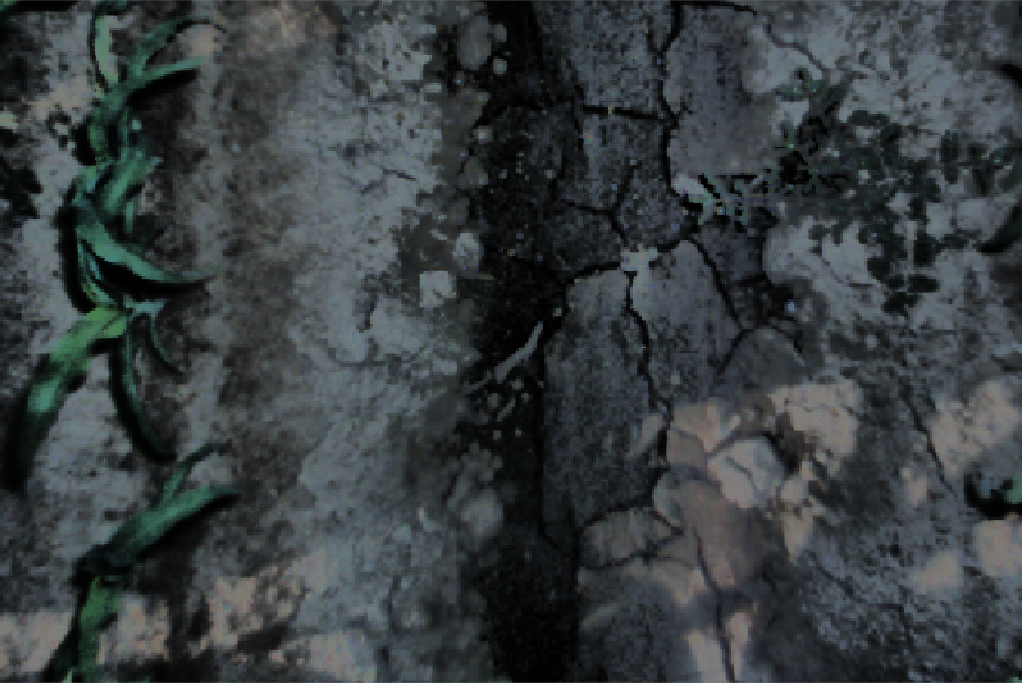
%> input picture EE100/project/Images/20141125T061716.838366.png, 1022 x 683 px; its folder holds only this picture in this run
$ octave Task2.m   (GNU Octave 9; MATLAB toolbox functions it lacks are replaced by stand-ins)
%> lines starting %> are read from the running program, lines starting %| are printed output that depends on the picture; in (x1, y1, x2, y2) boxes, pixels count from 0 and x2, y2 are one past the last pixel; in counts of white or black regions, pixels touching at a corner belong together; the program's own positions count from 1
clear; close all; clc % clear workspace at the beginning

dataPath = 'Images/'; % a string for the path to folder where image are placed

imagesList = dir([dataPath '*.png']); % Get a list of all PNG files in the path

imgNo = 1;    % Let0s process first image in the directory, as an example

im_raw = imread([dataPath imagesList(imgNo).name]); % Load first file as MATLAB array
%> im_raw is the input picture: size 683x1022x3 uint8; mean R, G, B 55.9, 62, 64.1

im_process = im2double(im_raw); % A rescaling function from Image Processing toolbox

% We can process other files in a similar way

noImg = length(imagesList); % Number of files in folder

row = 683 ;
column = 1022 ;
binary_img = ones(row, column) ;

for indx = 1:noImg

    im_raw = imread([dataPath imagesList(indx).name]);

    % Task 1.1
    raw_HSV = rgb2hsv(im_raw);
%> raw_HSV: size 683x1022x3 double; mean H, S, V 0.512, 0.152, 0.256

    raw_HSV(:,:,3) = histeq(raw_HSV(:,:,3));
%> raw_HSV: size 683x1022x3 double; mean H, S, V 0.512, 0.152, 0.496

    raw_histed_RGB = hsv2rgb(raw_HSV);
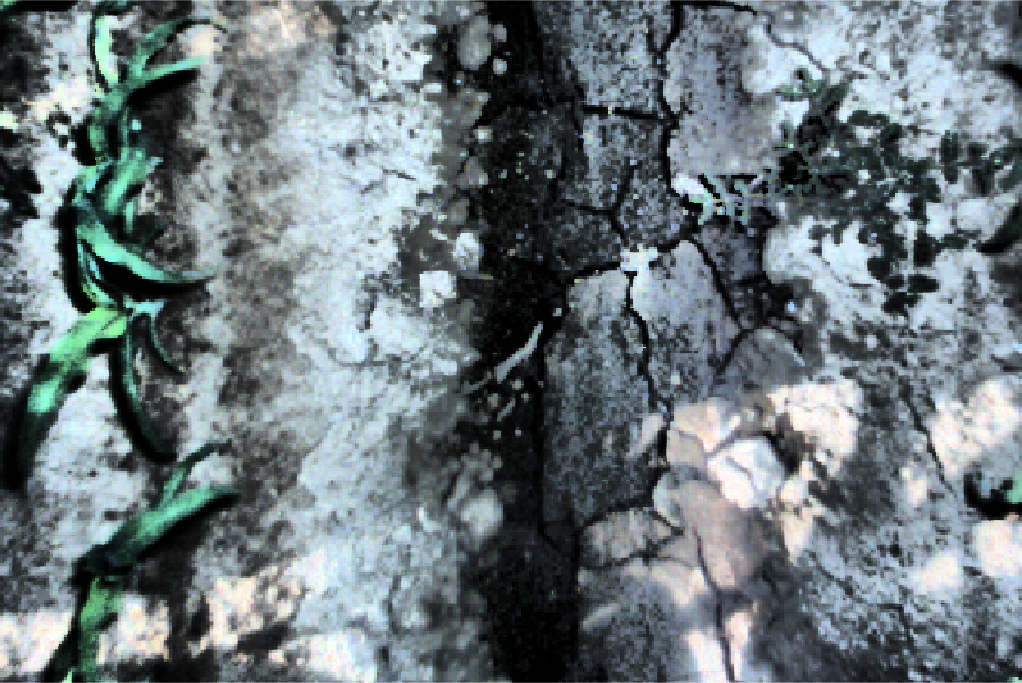
%> raw_histed_RGB: size 683x1022x3 double; mean R, G, B 0.426, 0.472, 0.488

    im_processed = im2double(raw_histed_RGB);

    im_processed2 = flipud(im_processed);

    % Subplots
    title(sprintf('Original Image %i',indx)); axis image

    subplot(1,2,1); imagesc(im_processed2);

    title('Result'); axis image

    % Task 2.1
    R = im_processed2(:,:,1);
    G = im_processed2(:,:,2);
    B = im_processed2(:,:,3);
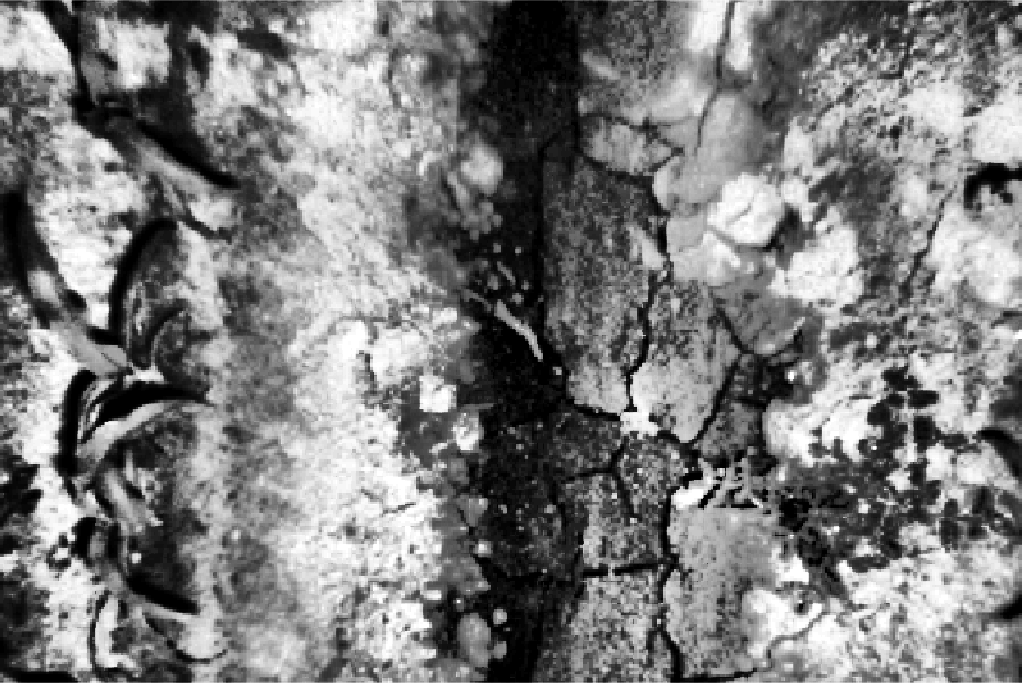
%> B: size 683x1022 double; min 0, max 1, mean 0.488

    NDI = (G-R)./(G+R) ;
    ExG = (2.*G) - R - B;
    ExR = (1.4*R) - G;
    ExB = (1.4*B) - G;
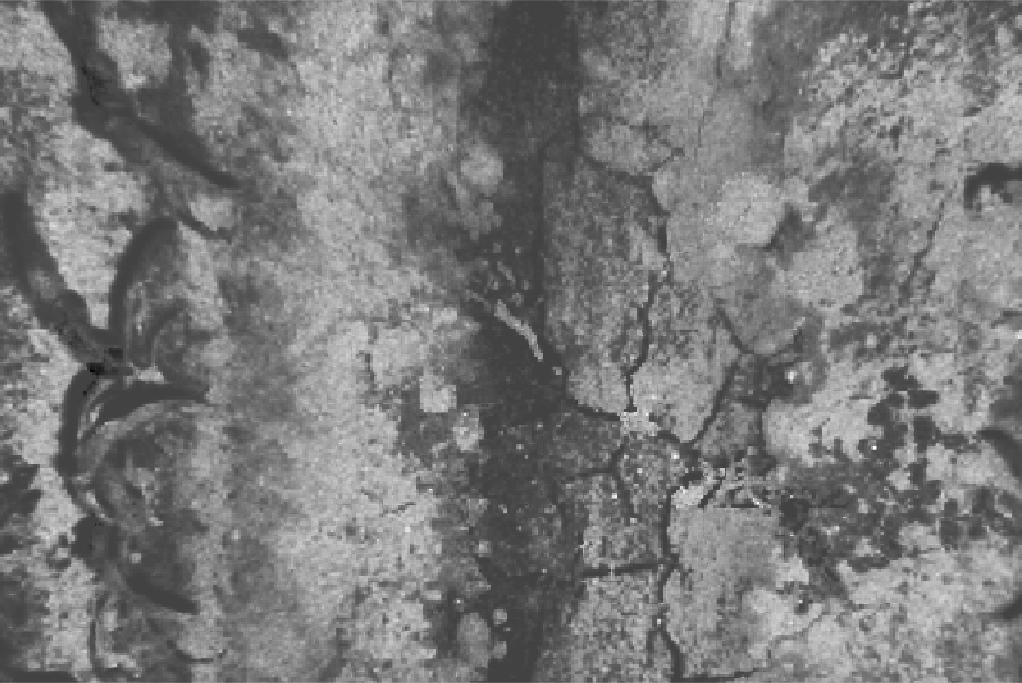
%> ExB: size 683x1022 double; min -0.25, max 0.712, mean 0.211; drawn with min black and max white
    ExGR = ExG - ExR - ExB ;
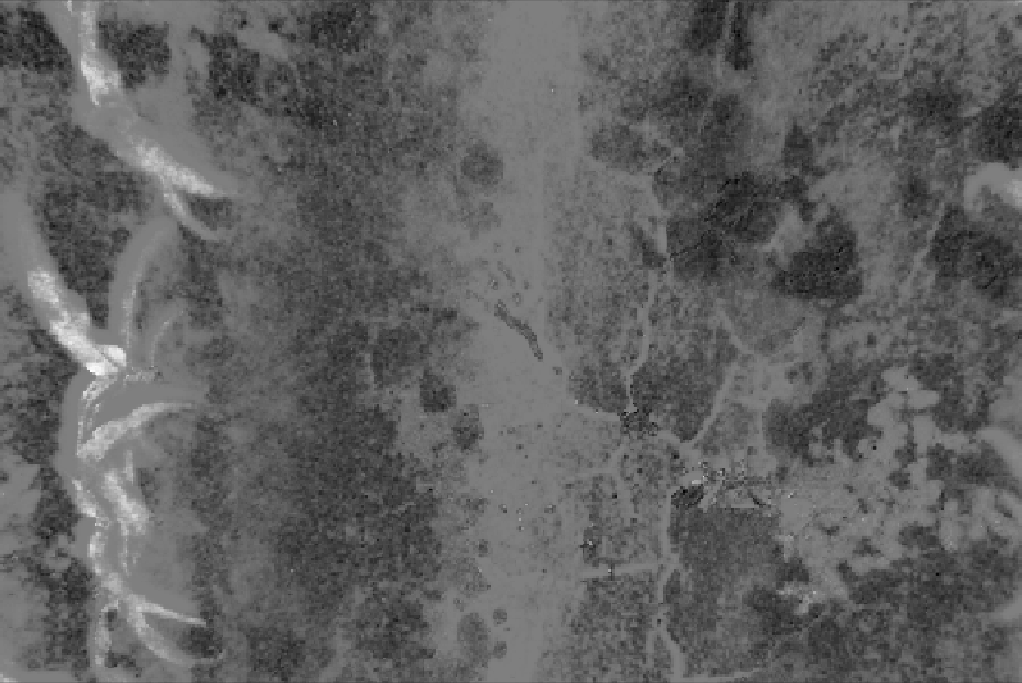
%> ExGR: size 683x1022 double; min -1.29, max 1.29, mean -0.307; drawn with min black and max white

    % Task 2.2
    vegetation = im_processed2;

    vegetation_grayimage = rgb2gray(vegetation);

    vegetation_green = imsubtract(vegetation(:,:,2), vegetation_grayimage);

    vegetation_mask = im2bw(vegetation_green, 0.075) ;
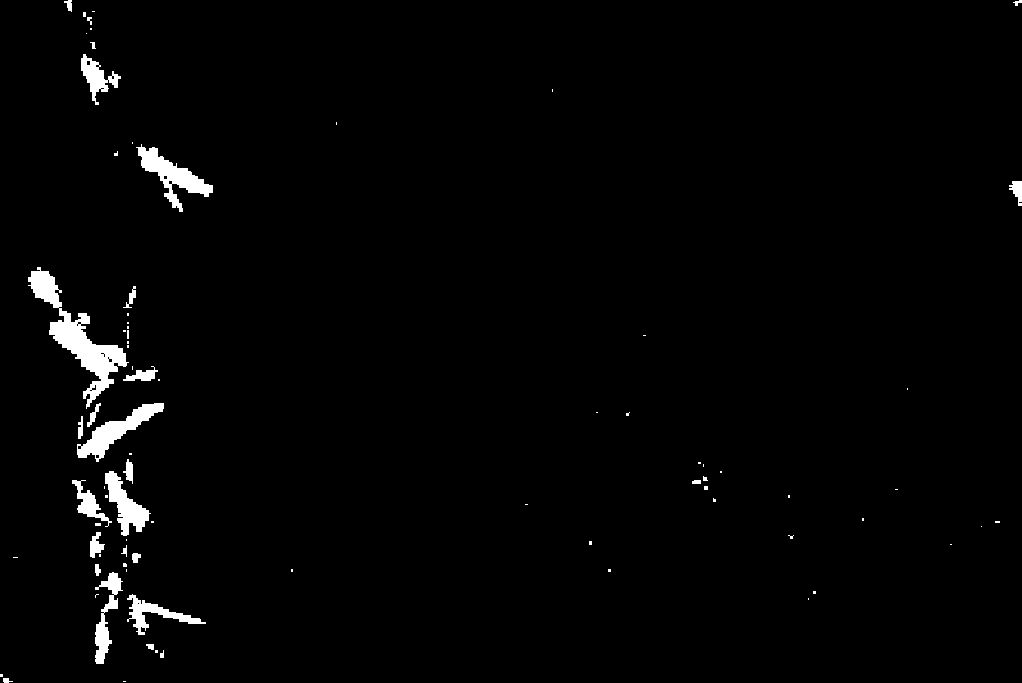
%> vegetation_mask: size 683x1022 logical; 1.9% white; 80 white regions (54 under 20 px), largest, box (x1, y1, x2, y2) and area: (28, 267, 129, 409) 3444, (136, 144, 213, 212) 1631, (77, 403, 164, 462) 1555

    rgbImage = cat(3, vegetation_mask, vegetation_mask, vegetation_mask);

    final_image = im_processed2 .* rgbImage;
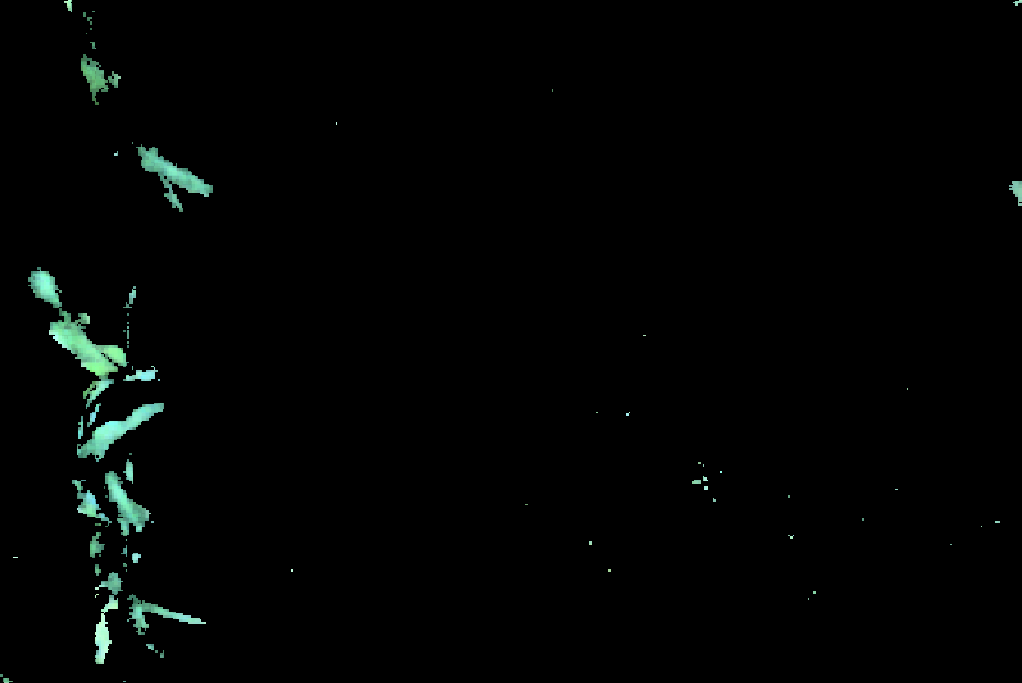
%> final_image: size 683x1022x3 double; mean R, G, B 0.00825, 0.0141, 0.0117
    subplot(1,2,2)
    imshow(final_image)
    title("Masked image") ;

    pause(0.1); % pause for 1 sec before showing next results
end

$ run again, on EE100/project/Images/20141125T061717.371751.png
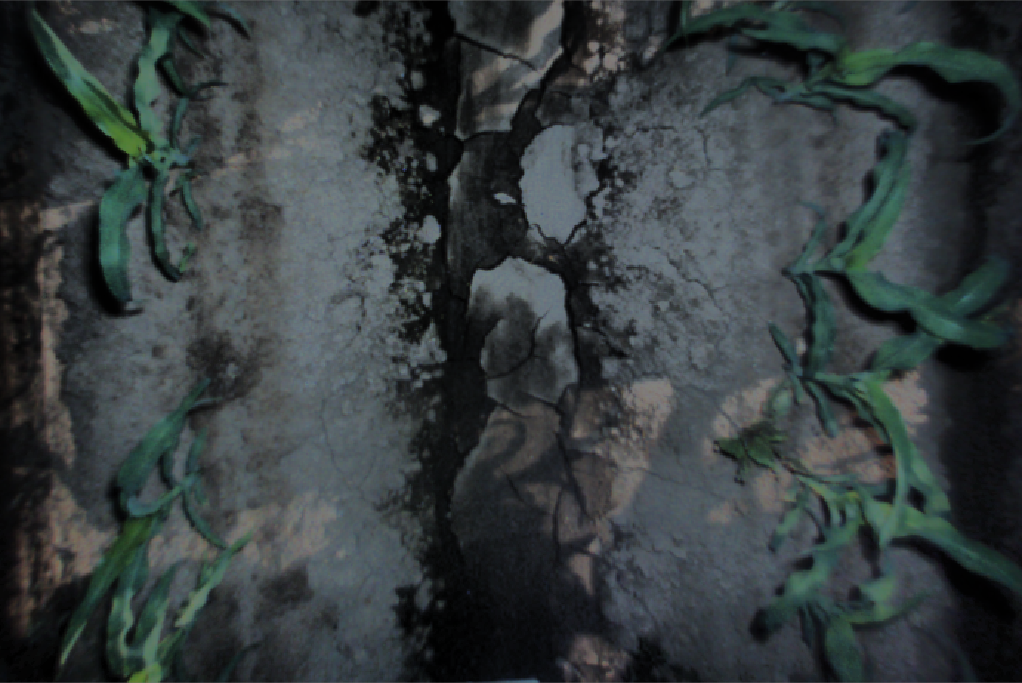
%> input picture EE100/project/Images/20141125T061717.371751.png, 1022 x 683 px
%> im_raw is the input picture: size 683x1022x3 uint8; mean R, G, B 54.1, 61.5, 62.9
%> `vegetation_mask = im2bw(vegetation_green, 0.075) ;`:
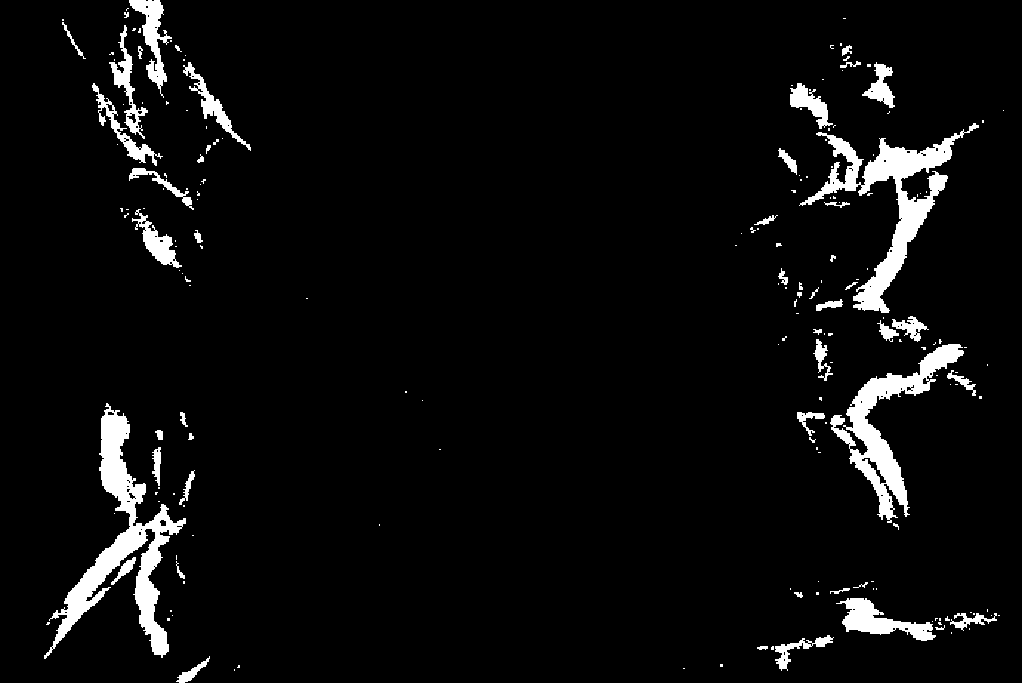
%> vegetation_mask: size 683x1022 logical; 5% white; 192 white regions (140 under 20 px), largest, box (x1, y1, x2, y2) and area: (44, 403, 186, 659) 8061, (799, 123, 979, 313) 6973, (830, 344, 964, 523) 5549
%> `final_image = im_processed2 .* rgbImage;`:
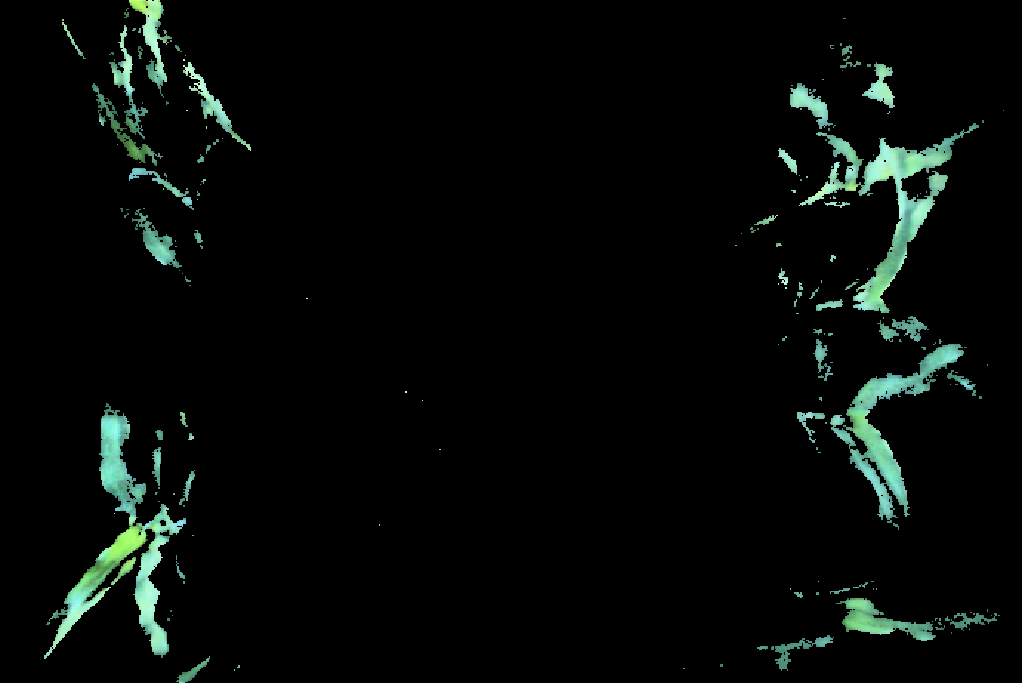
%> final_image: size 683x1022x3 double; mean R, G, B 0.0239, 0.0383, 0.0315

$ run again, on EE100/project/Images/20141125T061717.638380.png
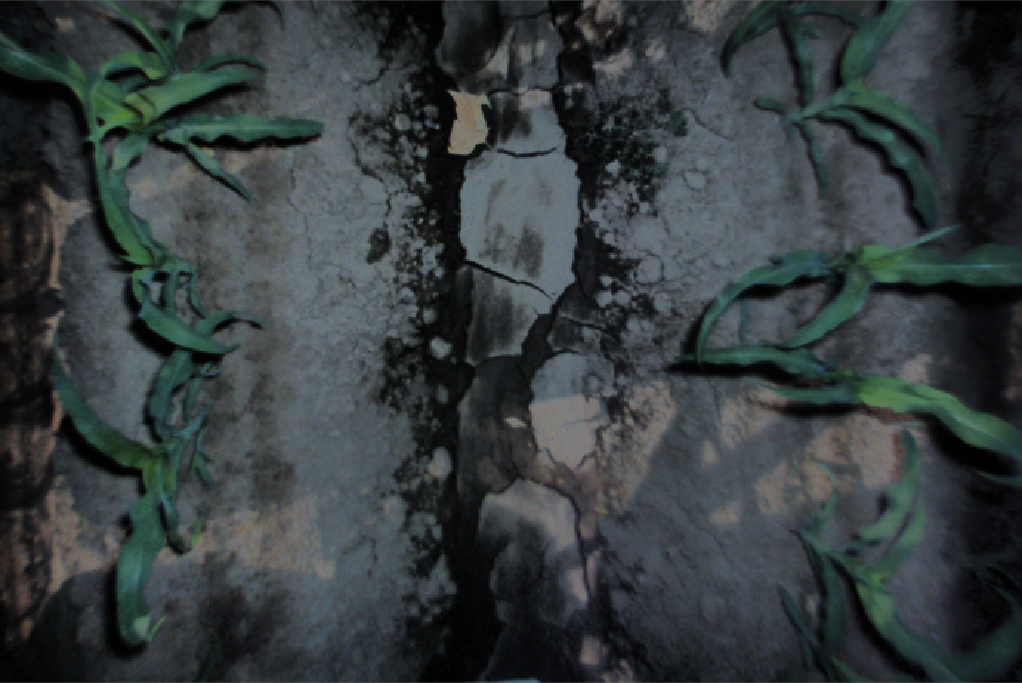
%> input picture EE100/project/Images/20141125T061717.638380.png, 1022 x 683 px
%> im_raw is the input picture: size 683x1022x3 uint8; mean R, G, B 53.9, 61.3, 62.6
%> `vegetation_mask = im2bw(vegetation_green, 0.075) ;`:
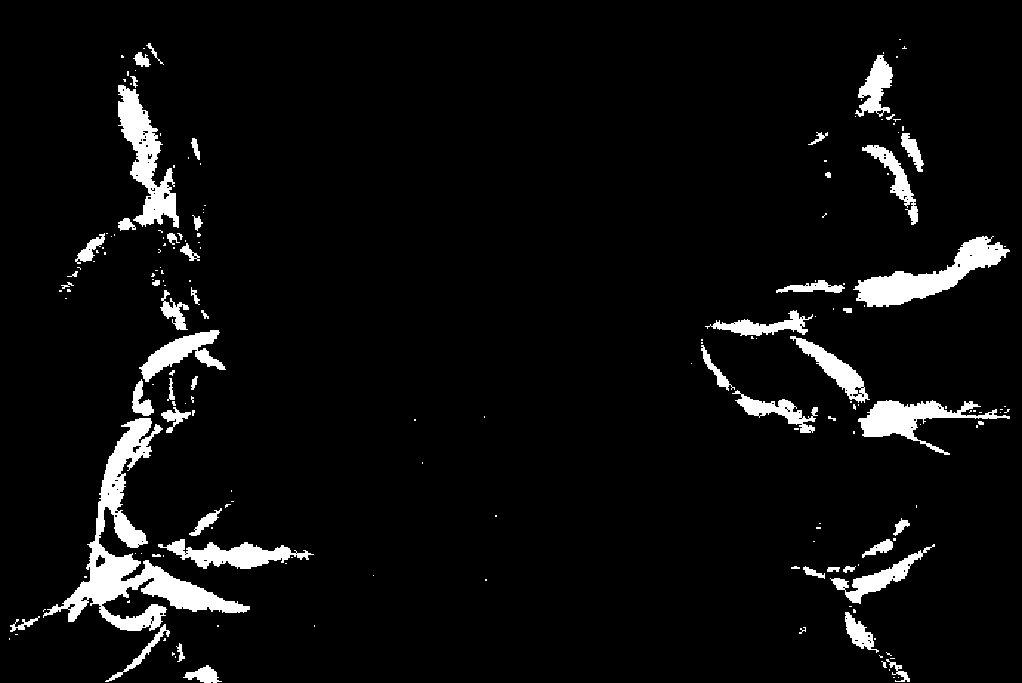
%> vegetation_mask: size 683x1022 logical; 5.4% white; 184 white regions (127 under 20 px), largest, box (x1, y1, x2, y2) and area: (43, 418, 250, 631) 9143, (853, 236, 1010, 307) 3841, (118, 85, 179, 228) 3570
%> `final_image = im_processed2 .* rgbImage;`:
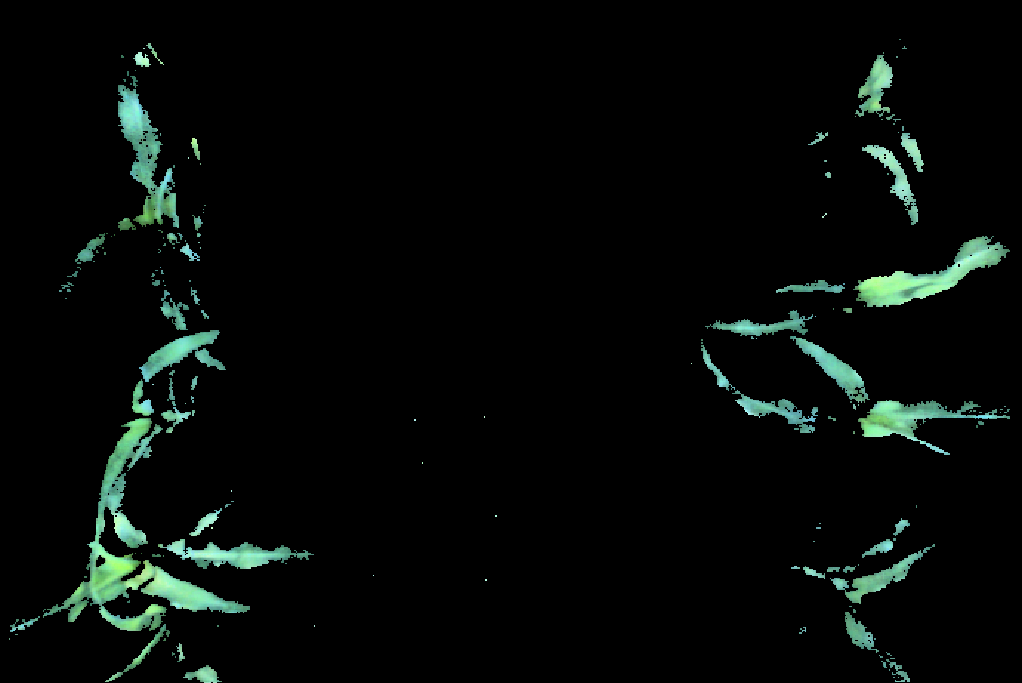
%> final_image: size 683x1022x3 double; mean R, G, B 0.0243, 0.0401, 0.0324
